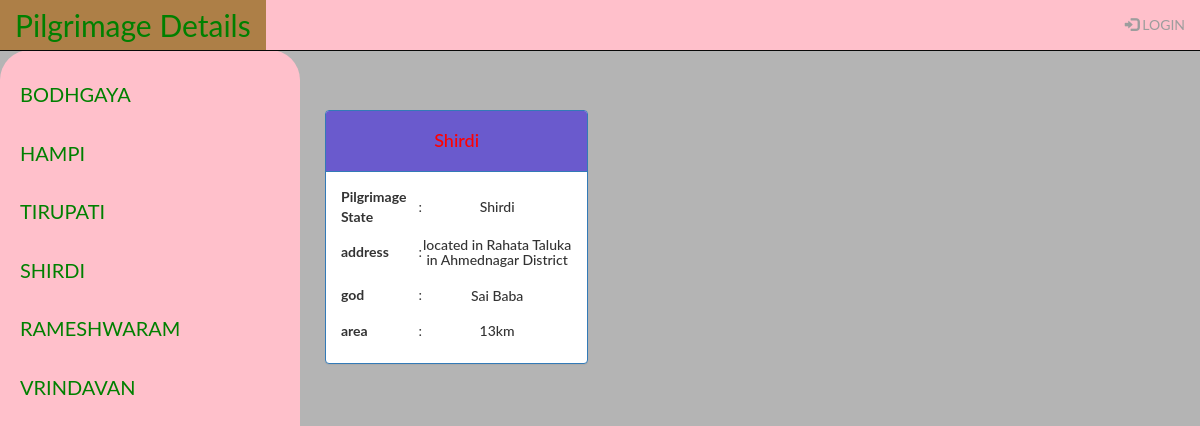
Page /PilgrimageHub/4/AllPilgrimages on the committed database.
### Data_Setup.py (models this page shows, shortened)
class PilgrimageName(Base):
    __tablename__ = 'pilgrimagename'
    id = Column(Integer, primary_key=True)
    name = Column(String(250), nullable=False)
    user_id = Column(Integer, ForeignKey('user.id'))
    user = relationship(User, backref="pilgrimagename")

class StateName(Base):
    __tablename__ = 'statename'
    id = Column(Integer, primary_key=True)
    name = Column(String(370), nullable=False)
    address = Column(String(160))
    god = Column(String(24))
    area = Column(String(270))
    date = Column(DateTime, nullable=False)
    pilgrimagenameid = Column(Integer, ForeignKey('pilgrimagename.id'))
    pilgrimagename = relationship(
        PilgrimageName, backref=backref('statename', cascade='all, delete'))
    user_id = Column(Integer, ForeignKey('user.id'))
    user = relationship(User, backref="statename")

### main.py (the view)
@app.route('/PilgrimageHub/<int:g4id>/AllPilgrimages')
def showPilgrimages(g4id):
    gvs_sa = session.query(PilgrimageName).all()
    san = session.query(PilgrimageName).filter_by(id=g4id).one()
    vi = session.query(StateName).filter_by(pilgrimagenameid=g4id).all()
    try:
        if login_session['username']:
            return render_template('showPilgrimages.html', gvs_sa=gvs_sa,
                                   san=san, vi=vi,
                                   uname=login_session['username'])
    except:
        return render_template('showPilgrimages.html',
                               gvs_sa=gvs_sa, san=san, vi=vi)

### templates/showPilgrimages.html (shortened to what this page needs)
{% include 'nav.html' %}
<body style="background-color:rgb(180, 180, 180);">
<div class="main">
{% block content %}
<div class="row" style="margin: 10px;">
{% for sbi in vi %}
	<div class="col-sm-4 text-center">
		<div class="panel panel-primary">
			<div class="panel-heading" style="background-color:slateblue;">
				<h4 style="color:red;">{{ sbi.name }}</h4>
			</div>
			<div class="panel-body text-center">
				<table>
					<tr><th>Pilgrimage State</th><td>:</td><td><h5>{{ sbi.name }}</h5></td></tr>
					<tr><th>address</th><td>:</td><td><h5>{{ sbi.address }}</h5></td></tr>
					<tr><th>god</th><td>:</td><td><h5>{{ sbi.god }}</h5></td></tr>
					<tr><th>area</th><td>:</td><td><h5>{{ sbi.area }}</h5></td></tr>
				</table>
			</div>
		</div>
	</div>
{% endfor %}
</div>
{% endblock content %}
</div>

### templates/nav.html (shortened to what this page needs)
<!DOCTYPE html>
<html lang="en">
<head>
  <link rel="stylesheet" href="https://maxcdn.bootstrapcdn.com/bootstrap/3.3.7/css/bootstrap.min.css">
</head>
<body>
<nav class="navbar navbar-inverse  navbar-fixed-top" style="background-color:pink;">
  <div class="container-fluid">
    <div class="navbar-header">
      <a class="navbar-brand" href="{{ url_for('home') }}" style="color:green;font-size:30px;background-color:rgb(173, 127, 71);">Pilgrimage Details</a>
    </div>
    <ul class="nav navbar-nav navbar-right">
      {% if 'username' in session %}
            <li><button class="btn btn-warning mr-sm-2" style="margin-top: 5px; background-color:white;"><a href="{{ url_for('addPilgrimageName')}}">ADD Pilgrimage Name</a></button></li>
            <li style="margin: 10px;"><p class="text-primary mr-sm-2">{{ session.username }}</p></li>
            <li><a href="{{ url_for('logout')}}" ><span class="glyphicon glyphicon-log-in"></span> LOGOUT</a></li>
      {% else %}
            <li><a href="{{ url_for('showLogin')}}"><span class="glyphicon glyphicon-log-in"></span> LOGIN</a></li>
      {% endif %}
    </ul>
  </div>
</nav>
<div class="sidenav">
  <table>
      {% for dsa in gvs_sa %}
      <tr>
          <td><a href="{{ url_for('showPilgrimages',g4id=dsa.id)}}">{{dsa.name}}</a></td>
        </tr>
      {% endfor %}
  </table>
</div>
</body>
</html>

### templates/nav.html (style rules this page uses)
body { font-family: "Lato", sans-serif; }
.sidenav { height: 100%; width: 300px; position: fixed; z-index: 1; top: 50px; left: 0; background-color: pink; overflow-x: hidden; padding-top: 20px; border-radius:30px; }
.sidenav a { padding: 10px 10px 20px 20px; text-decoration: none; font-size: 20px; color: green; display:block; }
.main { margin-left: 300px; }

### rows in the picture
PilgrimageName: name "BODHGAYA"
PilgrimageName: name "HAMPI"
PilgrimageName: name "TIRUPATI"
PilgrimageName: name "SHIRDI"
PilgrimageName: name "RAMESHWARAM"
PilgrimageName: name "VRINDAVAN"
StateName: name "Shirdi", address "located in Rahata Taluka in Ahmednagar District", god "Sai Baba", area "13km"
